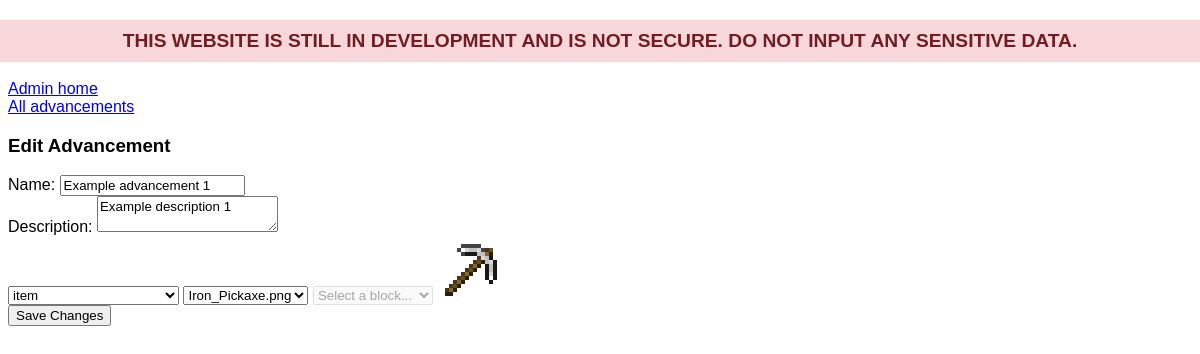
/admin/advancements/edit/1, run on an earlier commit of the app's database.
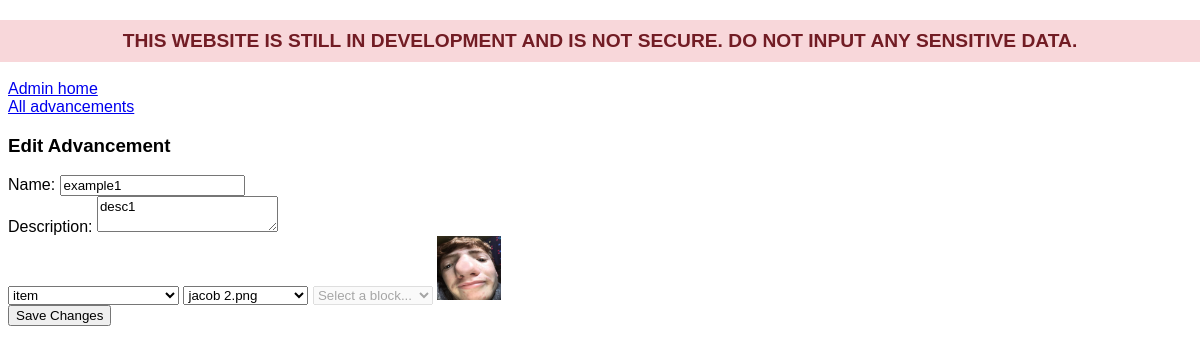
And on a later commit of the database.
### tables this page shows
CREATE TABLE ADVANCEMENTS (ID INTEGER PRIMARY KEY AUTOINCREMENT, name TEXT, description TEXT, image TEXT);

### main.py (the view)
@app.route("/admin/advancements/edit/<int:advancement_id>", methods=["GET"])
def edit_advancement(advancement_id):
    error = request.args.get("error")
    if not error:
        error = None
    conn = get_db_connection()
    cursor = conn.cursor()
    try:
        cursor.execute("SELECT * FROM ADVANCEMENTS WHERE ID = ?", (advancement_id,))
        advancement = cursor.fetchone()
        if not advancement:
            error = "Advancement not found."
    except sqlite3.Error as e:
        error = e
    conn.close()
    item_images = os.listdir("static/images/items")
    block_images = os.listdir("static/images/blocks")
    image_type = advancement["image"].split("/")[0] if advancement else None
    image_name = advancement["image"].split("/")[1] if advancement else None
    print(f"Advancement ID: {advancement_id}, Image Type: {image_type}, Image Name: {image_name}")
    return render_template("admin/edit-advancement.html", advancement=advancement, error=error, image_type=image_type, image_name=image_name, item_images=item_images, block_images=block_images)

### main.py (called while the page is built)
def get_db_connection():
    conn = sqlite3.connect("data/database.db")
    conn.row_factory = sqlite3.Row  # Enable row factory for dict-like access
    return conn

@app.before_request
def construct_db():
    if not os.path.exists("data/database.db"):
        with open("data/database.db", "w") as db_file:
            pass  # Create an empty database file
    conn = get_db_connection()
    cursor = conn.cursor()
    cursor.execute(
        "CREATE TABLE IF NOT EXISTS USERS (ID INTEGER PRIMARY KEY AUTOINCREMENT, name TEXT, user_md5 TEXT, advancements text DEFAULT '[]')"
    )
    cursor.execute(
        "CREATE TABLE IF NOT EXISTS ADVANCEMENTS (ID INTEGER PRIMARY KEY AUTOINCREMENT, name TEXT, description TEXT, image TEXT)"
    )
    conn.commit()
    conn.close()

### templates/admin/edit-advancement.html (shortened to what this page needs)
<html lang="en-gb">
    {% include "admin/header.html" %}
    <body>
        <div class="content">
            <a href="/admin">Admin home</a>
            <br>
            <a href="/admin/advancements/list">All advancements</a>
            <br>
            <h3>Edit Advancement</h3>
            <form action="/admin/advancements/edit/{{ advancement.id }}/submit" method="POST">
                <label for="name">Name:</label>
                <input type="text" name="name" id="name" value="{{ advancement.name }}" required>
                <br>
                <label for="description">Description:</label>
                <textarea name="description" id="description" required>{{ advancement.description }}</textarea>
                <br>
                <select name="image-type" id="image-type" required>
                    <option value="item" {% if image_type == "items" %}selected{% endif %}>item</option>
                </select>
                <select name="item-image-name" id="item-image-name" {% if image_type != "items" %}disabled{% endif %}>
                    {% for item in item_images %}
                        <option value="{{ item }}" {% if item == image_name %}selected{% endif %}>{{ item }}</option>
                    {% endfor %}
                </select>
                <select name="block-image-name" id="block-image-name" {% if image_type != "blocks" %}disabled{% endif %}>
                    <option value="" disabled {% if image_type != "blocks" %}selected{% endif %}>Select a block...</option>
                </select>
                <img id="image-preview" src="{{ url_for('static', filename='images/' + advancement.image) }}" alt="Image preview" style="width: 64px; height:64px;">
                <br>
                <input type="submit" value="Save Changes">
            </form>
        </div>
    </body>
</html>

What changed in the data, as far as the page shows it:
changed ADVANCEMENTS: name "Example advancement 1" → "example1"; description "Example description 1" → "desc1"; image: a different picture
Also different on the page:
form field item-image-name: "Iron_Pickaxe.png" → "jacob 2.png"
